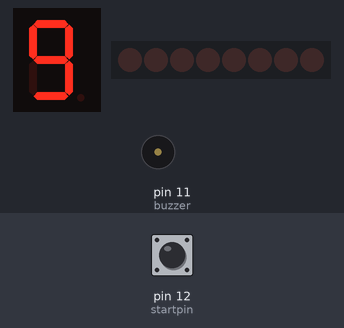
A sketch run on a simulated Arduino Uno, built with avr-gcc and run on an emulated ATmega328P. Shown: 1-digit seven-segment display, 8 shift-register outputs drawn as a row of LEDs (first output left, lit = HIGH), buzzer (waves = sounding, pin HIGH). Wiring (inferred from the names in the program): 1-digit 7-segment display, segments lit when LOW: segments pin 7, pin 6, pin 5, pin 4, pin 3, pin 2, pin 1; shift register (74HC595): data pin 8; shift clock pin 10; latch pin 9. Wiring (inferred from the signals the program sends): row of LEDs: on Q0, Q1, Q2, Q3, Q4, Q5, Q6, Q7. The test bench sets the inputs (shaded band); at power-on: pin 12 (startpin) LOW. The segment pins are drawn as the display they are named for; pins used as bus, display or sensor lines are not drawn.

Above: at 1.2 s.
1.3 s: pin 12 (startpin) pulled HIGH for 0.15 s
At 2.1 s:
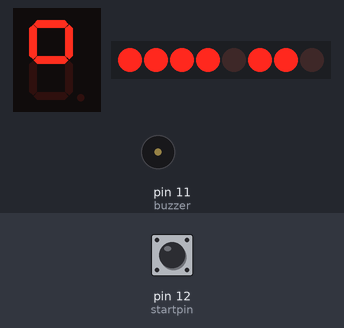
At 7.6 s:
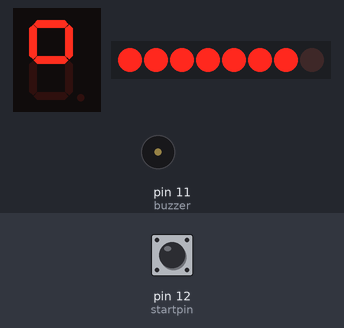
Timing chart, 0 to 19.2 s (numbered marks = the images above; inputs shaded):
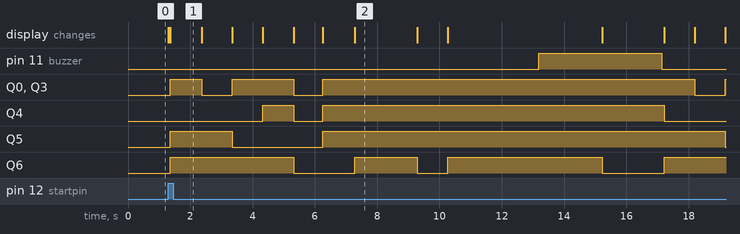

Measured:
- after the input at 1.3 s, pin 11 (buzzer): LOW → HIGH after 11.9 s, → LOW 4.0 s later; Q0: goes HIGH 1.0 s, LOW 0.98 s, HIGH 2.0 s, LOW 0.93 s, HIGH 11.9 s, LOW 0.98 s, then HIGH, starting after 0.06 s

The sketch:

LAB1.ino
```cpp
//-----------------------------------------------------------------------------------------------------------------
                   // Declaring global vairables for pins connected to Arduino
//-----------------------------------------------------------------------------------------------------------------


                   // Declaring global vairables for pins connected to Arduino
const int digitPins[4] = {4,5,6,7};                //4 common anode pins of the display
const int clockPin = 10;                           //74HC595 Pin 11
const int latchPin = 9;                            //74HC595 Pin 12
const int dataPin = 8;                             //74HC595 Pin 14
const int red =  3;                                // RED LED pin 3
const int yellow =  2;                             // RED LED Pin 2
const int green =  1;                              // RED LED Pin 1
const int buzzer = 11;                             // Active Buzzer Pin 11
const int startpin = 12;                           // Startpin(to start R G B loop) pin 12
int buttonpin = 0;
unsigned char digit[] =                            //seven segment digits in bits (0 to F)
{
 0x3f,0x06,0x5b,0x4f,
 0x66,0x6d,0x7d,0x07,
 0x7f,0x6f,0x77,0x7c,
 0x39,0x5e,0x79,0x71
};


//-----------------------------------------------------------------------------------------------------------------
                               // Setting all the pins as INPUT/OUTPUT
//-----------------------------------------------------------------------------------------------------------------
void setup(){
  for(int i=0;i<4;i++)
  {
    pinMode(digitPins[i],OUTPUT);    // defining enable pins for digits on 7 segment display as output
  }

  pinMode(latchPin, OUTPUT);        // defining Latchpin as output
  pinMode(clockPin, OUTPUT);        // defining clockpin as output
  pinMode(dataPin, OUTPUT);         // defining datapin as output
  pinMode(red, OUTPUT);            // defining RED as output
  pinMode(yellow, OUTPUT);         // defining YELLOW as output
  pinMode(green, OUTPUT);          // defining GREEN as output
  pinMode(buzzer, OUTPUT);         // defining buzzer as output
  pinMode(startpin, INPUT);        // defining Startpin as input
}


//-----------------------------------------------------------------------------------------------------------------
                                //writes the time on 7 SEGMENT display
//-----------------------------------------------------------------------------------------------------------------
void updateDisp(unsigned char countdown){
 if(countdown>9)
  {
      for(int p=0;p<120;p++){
    digitalWrite(digitPins[0], HIGH);
    digitalWrite(digitPins[1], HIGH);
    digitalWrite(digitPins[2], HIGH);
    digitalWrite(digitPins[3], LOW);

  digitalWrite(latchPin, LOW);
  shiftOut(dataPin, clockPin, MSBFIRST,digit[countdown-10]);
  delay(4);
  digitalWrite(latchPin, HIGH);


  digitalWrite(digitPins[0], HIGH);
    digitalWrite(digitPins[1], HIGH);
    digitalWrite(digitPins[2], LOW);
    digitalWrite(digitPins[3], HIGH);

  digitalWrite(latchPin, LOW);
  shiftOut(dataPin, clockPin, MSBFIRST,digit[1]);
  delay(4);
  digitalWrite(latchPin, HIGH);
    }}
    else
  {
      for(int p=0;p<120;p++){
    digitalWrite(digitPins[0], HIGH);
    digitalWrite(digitPins[1], HIGH);
    digitalWrite(digitPins[2], HIGH);
    digitalWrite(digitPins[3], LOW);

  digitalWrite(latchPin, LOW);
  shiftOut(dataPin, clockPin, MSBFIRST,digit[countdown]);
  delay(4);
  digitalWrite(latchPin, HIGH);


  digitalWrite(digitPins[0], HIGH);
    digitalWrite(digitPins[1], HIGH);
    digitalWrite(digitPins[2], LOW);
    digitalWrite(digitPins[3], HIGH);

  digitalWrite(latchPin, LOW);
  shiftOut(dataPin, clockPin, MSBFIRST,digit[0]);
  delay(4);
  digitalWrite(latchPin, HIGH);
    }

  }

}
//-----------------------------------------------------------------------------------------------------------------
                              // CODE For Traffic Lights and the Buzzer
//-----------------------------------------------------------------------------------------------------------------

void trafficlights()
{


for(int countdown=15; countdown >=0;countdown--)
  {digitalWrite(red, HIGH);
  if(countdown<=3)
  {digitalWrite(buzzer, HIGH);}
    updateDisp(countdown);
  }digitalWrite(red, LOW);
  digitalWrite(buzzer, LOW);

for(int countdown=15; countdown >=0;countdown--)
  {digitalWrite(green, HIGH);
   if(countdown<=3)
  {digitalWrite(buzzer, HIGH);}
    updateDisp(countdown);
  }digitalWrite(green, LOW);
  digitalWrite(buzzer, LOW);

for(int countdown= 3; countdown >=0;countdown--)
  {digitalWrite(yellow, HIGH);
   if(countdown<=3)
  {digitalWrite(buzzer, HIGH);}
    updateDisp(countdown);
  }digitalWrite(yellow, LOW);
  digitalWrite(buzzer, LOW);


trafficlights();
}

//----------------------------------------------------------------------------------------------------------------
//----------------------------------------------------------------------------------------------------------------
void button()
{
  buttonpin = digitalRead(startpin);
  if(buttonpin)
  {
    digitalWrite(red, LOW);
    trafficlights();
  }
}
//-----------------------------------------------------------------------------------------------------------------
//-----------------------------------------------------------------------------------------------------------------
void loop()
{
digitalWrite(red, HIGH);
button();
}
```
